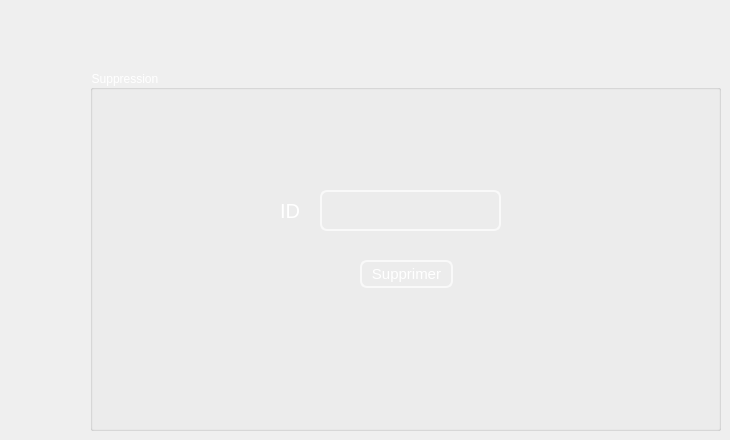
    <widget class="QWidget" name="tab">
     <attribute name="title">
      <string>Supprimer Produit</string>
     </attribute>
     <widget class="QGroupBox" name="suppression">
      <property name="geometry">
       <rect>
        <x>90</x>
        <y>70</y>
        <width>631</width>
        <height>361</height>
       </rect>
      </property>
      <property name="styleSheet">
       <string notr="true">
font: 75 15pt &quot;MS Shell Dlg 2&quot;;
color:white</string>
      </property>
      <property name="title">
       <string>Suppression</string>
      </property>
      <widget class="QLabel" name="label_12">
       <property name="geometry">
        <rect>
         <x>190</x>
         <y>120</y>
         <width>31</width>
         <height>41</height>
        </rect>
       </property>
       <property name="palette">
        <palette>
         <active>
          <colorrole role="WindowText">
           <brush brushstyle="SolidPattern">
            <color alpha="255">
             <red>255</red>
             <green>255</green>
             <blue>255</blue>
            </color>
           </brush>
          </colorrole>
          <colorrole role="Button">
           <brush brushstyle="SolidPattern">
            <color alpha="0">
             <red>0</red>
             <green>0</green>
             <blue>0</blue>
            </color>
           </brush>
          </colorrole>
          <colorrole role="Text">
           <brush brushstyle="SolidPattern">
            <color alpha="255">
             <red>255</red>
             <green>255</green>
             <blue>255</blue>
            </color>
           </brush>
          </colorrole>
          <colorrole role="ButtonText">
           <brush brushstyle="SolidPattern">
            <color alpha="255">
             <red>255</red>
             <green>255</green>
             <blue>255</blue>
            </color>
           </brush>
          </colorrole>
          <colorrole role="Base">
           <brush brushstyle="SolidPattern">
            <color alpha="0">
             <red>0</red>
             <green>0</green>
             <blue>0</blue>
            </color>
           </brush>
          </colorrole>
          <colorrole role="Window">
           <brush brushstyle="SolidPattern">
            <color alpha="0">
             <red>0</red>
             <green>0</green>
             <blue>0</blue>
            </color>
           </brush>
          </colorrole>
          <colorrole role="PlaceholderText">
           <brush brushstyle="SolidPattern">
            <color alpha="128">
             <red>255</red>
             <green>255</green>
             <blue>255</blue>
            </color>
           </brush>
          </colorrole>
         </active>
         <inactive>
          <colorrole role="WindowText">
           <brush brushstyle="SolidPattern">
            <color alpha="255">
             <red>255</red>
             <green>255</green>
             <blue>255</blue>
            </color>
           </brush>
          </colorrole>
          <colorrole role="Button">
           <brush brushstyle="SolidPattern">
            <color alpha="0">
             <red>0</red>
             <green>0</green>
             <blue>0</blue>
            </color>
           </brush>
          </colorrole>
          <colorrole role="Text">
           <brush brushstyle="SolidPattern">
            <color alpha="255">
             <red>255</red>
             <green>255</green>
             <blue>255</blue>
            </color>
           </brush>
          </colorrole>
          <colorrole role="ButtonText">
           <brush brushstyle="SolidPattern">
            <color alpha="255">
             <red>255</red>
             <green>255</green>
             <blue>255</blue>
            </color>
           </brush>
          </colorrole>
          <colorrole role="Base">
           <brush brushstyle="SolidPattern">
            <color alpha="0">
             <red>0</red>
             <green>0</green>
             <blue>0</blue>
            </color>
           </brush>
          </colorrole>
          <colorrole role="Window">
           <brush brushstyle="SolidPattern">
            <color alpha="0">
             <red>0</red>
             <green>0</green>
             <blue>0</blue>
            </color>
           </brush>
          </colorrole>
          <colorrole role="PlaceholderText">
           <brush brushstyle="SolidPattern">
            <color alpha="128">
             <red>255</red>
             <green>255</green>
             <blue>255</blue>
            </color>
           </brush>
          </colorrole>
         </inactive>
         <disabled>
          <colorrole role="WindowText">
           <brush brushstyle="SolidPattern">
            <color alpha="255">
             <red>255</red>
             <green>255</green>
             <blue>255</blue>
            </color>
           </brush>
          </colorrole>
          <colorrole role="Button">
           <brush brushstyle="SolidPattern">
            <color alpha="0">
             <red>0</red>
             <green>0</green>
             <blue>0</blue>
            </color>
           </brush>
          </colorrole>
          <colorrole role="Text">
           <brush brushstyle="SolidPattern">
            <color alpha="255">
             <red>255</red>
             <green>255</green>
             <blue>255</blue>
            </color>
           </brush>
          </colorrole>
          <colorrole role="ButtonText">
           <brush brushstyle="SolidPattern">
            <color alpha="255">
             <red>255</red>
             <green>255</green>
             <blue>255</blue>
            </color>
           </brush>
          </colorrole>
          <colorrole role="Base">
           <brush brushstyle="SolidPattern">
            <color alpha="0">
             <red>0</red>
             <green>0</green>
             <blue>0</blue>
            </color>
           </brush>
          </colorrole>
          <colorrole role="Window">
           <brush brushstyle="SolidPattern">
            <color alpha="0">
             <red>0</red>
             <green>0</green>
             <blue>0</blue>
            </color>
           </brush>
          </colorrole>
          <colorrole role="PlaceholderText">
           <brush brushstyle="SolidPattern">
            <color alpha="128">
             <red>0</red>
             <green>0</green>
             <blue>0</blue>
            </color>
           </brush>
          </colorrole>
         </disabled>
        </palette>
       </property>
       <property name="font">
        <font>
         <family>MS Shell Dlg 2</family>
         <pointsize>15</pointsize>
         <weight>9</weight>
         <italic>false</italic>
         <bold>false</bold>
        </font>
       </property>
       <property name="text">
        <string>ID</string>
       </property>
      </widget>
      <widget class="QLineEdit" name="supp">
       <property name="geometry">
        <rect>
         <x>230</x>
         <y>120</y>
         <width>181</width>
         <height>41</height>
        </rect>
       </property>
       <property name="styleSheet">
        <string notr="true">QLineEdit{
color: white;
background-color:Transparent;;
border-width: 2px;
border-color: #F9F9F9;
border-style: solid;
border-radius: 7;
padding: 3px;
font-size: 15px;

}
QLineEdit:focus
{border:2px solid #FBAD25;
}</string>
       </property>
       <property name="text">
        <string/>
       </property>
      </widget>
      <widget class="QPushButton" name="pb_supprimer">
       <property name="geometry">
        <rect>
         <x>270</x>
         <y>190</y>
         <width>93</width>
         <height>28</height>
        </rect>
       </property>
       <property name="styleSheet">
        <string notr="true">QPushButton{

color: white;
background-color:Transparent;;
border-width: 2px;
border-color: #F9F9F9;
border-style: solid;
border-radius: 7;
padding: 3px;
font-size: 15px;


}
QPushButton:focus
{border:2px solid #FBAD25;
}</string>
       </property>
       <property name="text">
        <string>Supprimer</string>
       </property>
      </widget>
     </widget>
    </widget>
